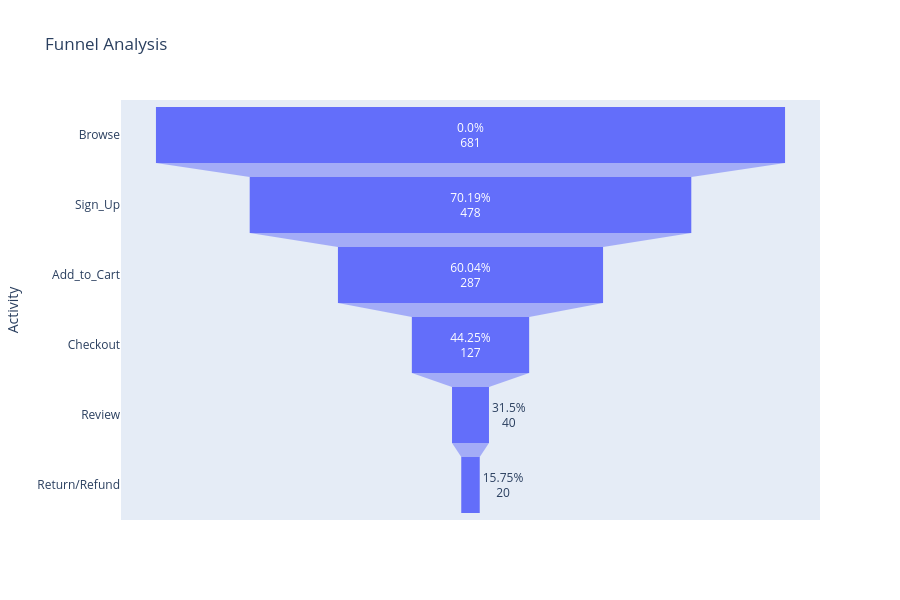

The notebook cell this image was saved under:
### Code cell
fig  = px.funnel(data_frame= funnel,y='Activity',x='count', text= 'Per_Conversion'
                 ,title='Funnel Analysis',height=600,hover_data='Avg_days_to_tran')
fig.show()

### Figure 1 — Plotly figure (JSON) as saved in the notebook; plotly's stock layout.template omitted (floating-point values rounded to 4 significant figures)
{"data": [{"customdata": [[0.0], [2.52], [2.51], [14.43], [2.62], [3.4]], "hovertemplate": "count=%{x}<br>Activity=%{y}<br>Per_Conversion=%{text}<br>Avg_days_to_tran=%{customdata[0]}<extra></extra>", "legendgroup": "", "marker": {"color": "#636efa"}, "name": "", "orientation": "h", "showlegend": false, "text": ["0.0%", "70.19%", "60.04%", "44.25%", "31.5%", "15.75%"], "type": "funnel", "x": [681, 478, 287, 127, 40, 20], "xaxis": "x", "y": ["Browse", "Sign_Up", "Add_to_Cart", "Checkout", "Review", "Return/Refund"], "yaxis": "y"}], "layout": {"height": 600, "legend": {"tracegroupgap": 0}, "title": {"text": "Funnel Analysis"}, "xaxis": {"anchor": "y", "domain": [0, 1], "title": {"text": "count"}}, "yaxis": {"anchor": "x", "domain": [0, 1], "title": {"text": "Activity"}}}}
